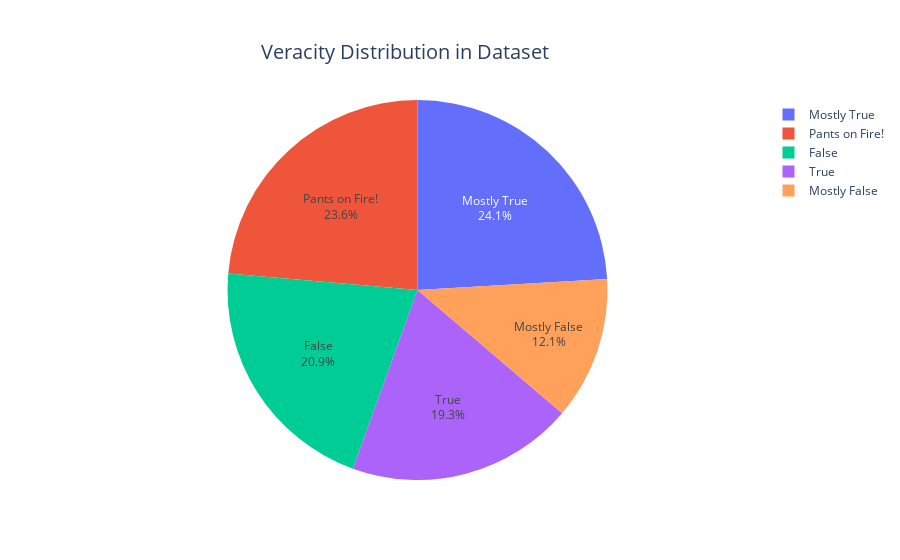

The cell this chart's notebook holds for it:
### Code cell
fig = go.Figure()
fig.update_layout(title={
    'text': 'Veracity Distribution in Dataset',
    'y':0.92,
    'x':0.45,
    'yanchor':'top',
    'xanchor':'center'
},
    title_font_size=20,)

fig.add_trace(go.Pie(labels=['Mostly True', 'Pants on Fire!', 'False', 'True', 'Mostly False'], values=df['veracity'].value_counts(), textinfo='label+percent',))


fig.show()

### Figure 1 — Plotly figure (JSON) as saved in the notebook; plotly's stock layout.template omitted (floating-point values rounded to 4 significant figures)
{"data": [{"labels": ["Mostly True", "Pants on Fire!", "False", "True", "Mostly False"], "textinfo": "label+percent", "type": "pie", "values": [2695, 2641, 2335, 2158, 1359]}], "layout": {"title": {"font": {"size": 20}, "text": "Veracity Distribution in Dataset", "x": 0.45, "xanchor": "center", "y": 0.92, "yanchor": "top"}}}
